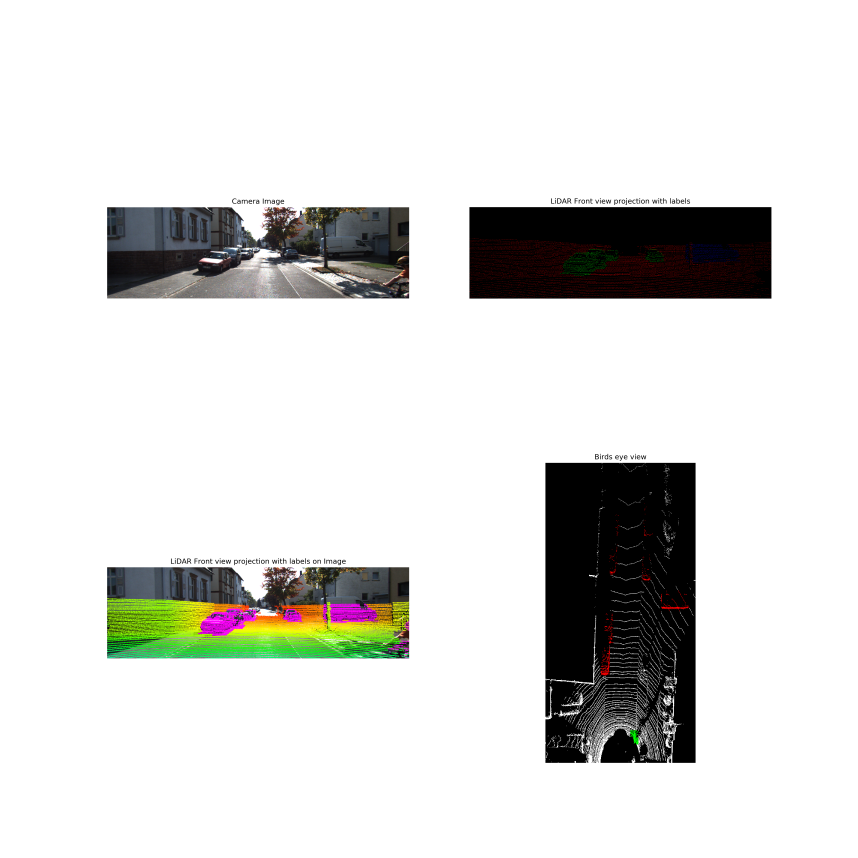
#> input picture kitti_data/frame_21.png, 6000 x 6000 px (shown at 1/7 size)
$ python -i read_kitti_data.py   (imports and definitions only)
#> lines starting #> are read from the running program, lines starting #| are printed output that depends on the picture
#!/usr/bin/env python3
# -*- coding: utf-8 -*-
import os
import pdb
import cv2
import os.path
import matplotlib.pyplot as plt
from matplotlib import colors
import numpy as np
from PIL import Image
from math import sin, cos
import argparse
import numpy as np
import copy
from utils import *
left_cam_rgb= 'image_2'
label = 'label_2'
velodyne = 'velodyne'
calib = 'calib'
# basedir = '/media/sanket/My Passport/Sanket/Kitti/training'
#basedir  = '/home/sanket/MS_Thesis/kitti'
# basedir = '/home/srgujar/Data/training'

import vispy
from vispy.scene import visuals


from birds_eye_view_projection import birds_eye_view

def loadKittiFiles (frame) :
  '''
  Load KITTI image (.png), calibration (.txt), velodyne (.bin), and label (.txt),  files
  corresponding to a shot.

  Args:
    frame :  name of the shot , which will be appended to externsions to load
                the appropriate file.
  '''
  # load image file
  fn = basedir+ left_cam_rgb + frame+'.png'
  fn = os.path.join(basedir, left_cam_rgb, frame+'.png')
  left_cam = Image.open(fn).convert ('RGB')

  # load velodyne file
  fn = basedir+ velodyne + frame+'.bin'
  fn = os.path.join(basedir, velodyne, frame+'.bin')
  velo = np.fromfile(fn, dtype=np.float32).reshape(-1, 4)

  # load calibration file
  fn = basedir+ calib + frame+'.txt'
  fn = os.path.join(basedir, calib, frame+'.txt')
  calib_data = {}
  with open (fn, 'r') as f :
    for line in f.readlines():
      if ':' in line :
        key, value = line.split(':', 1)
        calib_data[key] = np.array([float(x) for x in value.split()])

  # load label file
  fn = basedir+ label + frame+'.txt'
  fn = os.path.join(basedir, label, frame+'.txt')
  label_data = {}
  with open (fn, 'r') as f :
    for line in f.readlines():
      if len(line) > 3:
        key, value = line.split(' ', 1)
        #print ('key', key, 'value', value)
        if key in label_data.keys() :
          label_data[key].append([float(x) for x in value.split()] )
        else:
          label_data[key] =[[float(x) for x in value.split()]]

  for key in label_data.keys():
    label_data[key] = np.array( label_data[key])

  return left_cam, velo, label_data, calib_data


# [378 lines left out: functions computeBox3D, cart2hom, project_rect_to_velo, inverse_rigid_trans, get_2D_BoundingBox, get_3D_BoundingBox and 15 more, not called in this run]

# [8 lines not run here, left out]

>>> import cv2
>>> picture = cv2.imread('../kitti_data/frame_21.png', cv2.IMREAD_GRAYSCALE)
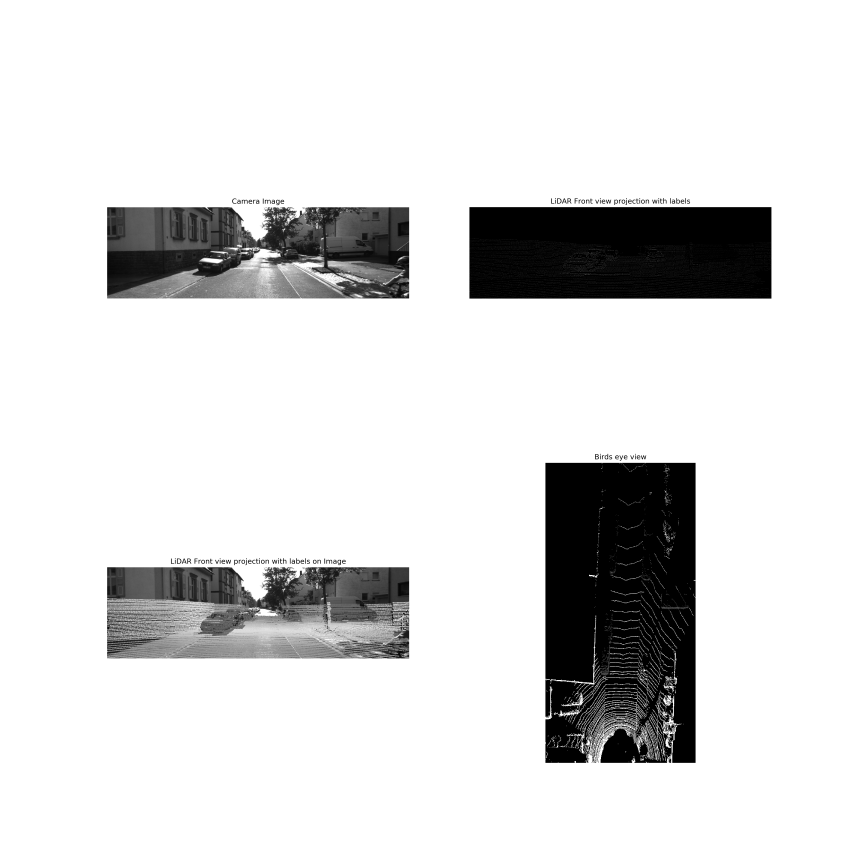
#> picture: shape (6000, 6000) (shown at 1/7 size); min 0, max 255, mean 219.5
#> (the run stopped early here; a loop or call above may not have finished)
